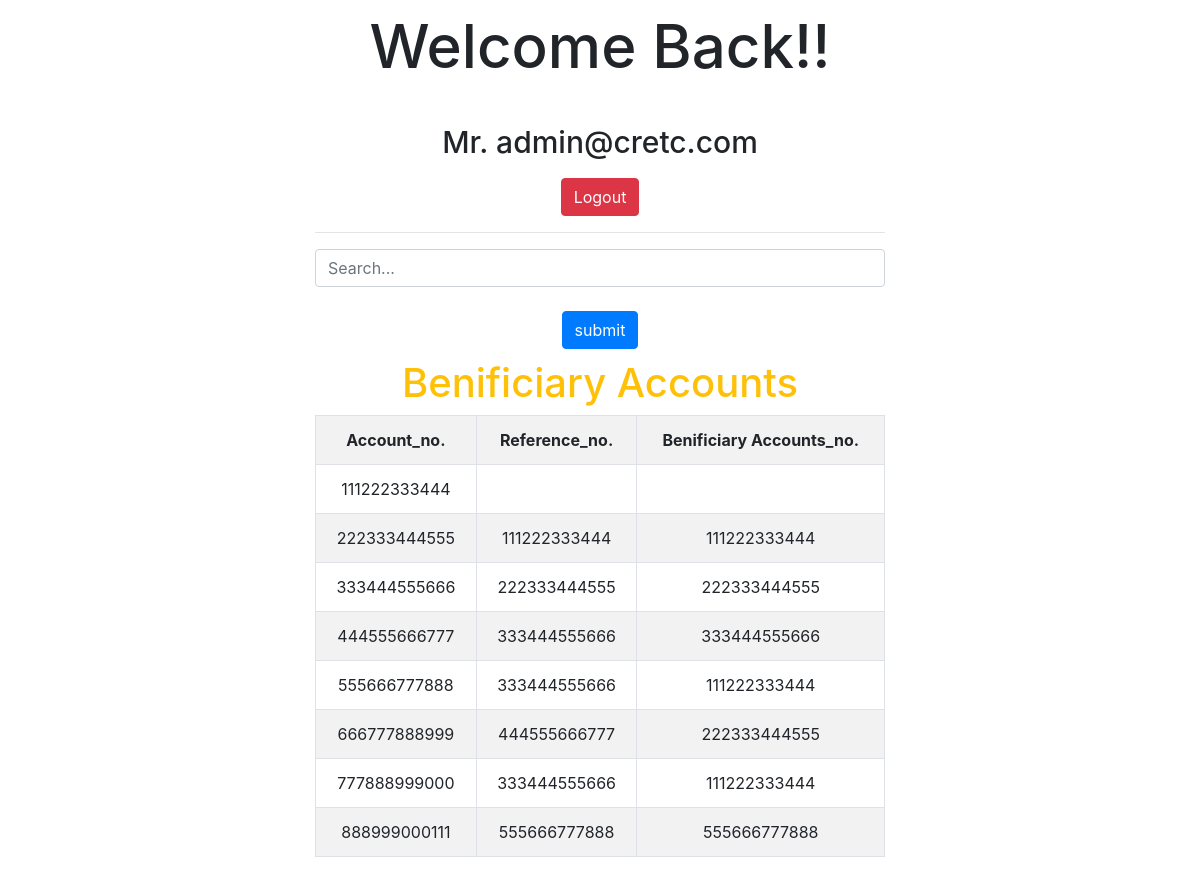
The page /admin.php (signed in) on the database its author committed.
### tables this page shows
CREATE TABLE `benificiary` (
  `id` int(255) NOT NULL,
  `account_no` varchar(12) NOT NULL,
  `reference_no` varchar(12) NOT NULL,
  `benefit` varchar(12) NOT NULL
);

### admin.php (the view, shortened to what this page needs)
<?php
	$connection = mysqli_connect('localhost', 'root', '', 'testbank');
?>
<!DOCTYPE html>
<html>
<head>
	<link rel="stylesheet" type="text/css" href="bootstrap.min.css">
</head>
<body>
	<div class="col-lg-6 m-auto text-center">
		<h1>Welcome Back!!</h1><br>
	<h3> Mr. <?php echo ($_SESSION['username']); ?></h3>
	  <a href="logout.php" class="btn btn-danger">Logout</a>
	  <hr>
	  <form action="admin.php" method="post">
	  <input type="text" name="search" class="form-control" placeholder="Search..." required><br>
	  <button name="submit" value="submit" class="btn btn-primary">submit</button>
	  </form>
	  <h2 class="text-warning text-center">Benificiary Accounts</h2>
	  <table class="table table-striped table-hover table-bordered">
	  	<tr>
	  		<th>Account_no.</th>
	  		<th>Reference_no.</th>
	  		<th>Benificiary Accounts_no.</th>
	  	</tr>
	  	<?php
	  			$query = mysqli_query($connection, "SELECT * FROM benificiary");
	  			while ($row = mysqli_fetch_array($query)) {
	  	?>
	  	<tr>
	  		<td><?php echo $row['account_no']; ?></td>
	  		<td><?php echo $row['reference_no']; ?></td>
	  		<td><?php echo $row['benefit']; ?></td>
	  	</tr>
	  	<?php
	  }
	  	?>
	  </table>
	</div>
</body>
</html>

### admin.php (style rules this page uses)
a { margin-top: 10px; }
h1 { font-size: 60px; margin-top: 10px; }
h3 { font-size: 30px; margin-top: 10px; }
h2 { margin-top: 10px; font-size: 40px; }

### rows shown on the page
benificiary: account_no "111222333444"
benificiary: account_no "222333444555", reference_no "111222333444", benefit "111222333444"
benificiary: account_no "333444555666", reference_no "222333444555", benefit "222333444555"
benificiary: account_no "444555666777", reference_no "333444555666", benefit "333444555666"
benificiary: account_no "555666777888", reference_no "333444555666", benefit "111222333444"
benificiary: account_no "666777888999", reference_no "444555666777", benefit "222333444555"
benificiary: account_no "777888999000", reference_no "333444555666", benefit "111222333444"
benificiary: account_no "888999000111", reference_no "555666777888", benefit "555666777888"

### other values the page prints
$_SESSION['username'] "admin@cretc.com"
